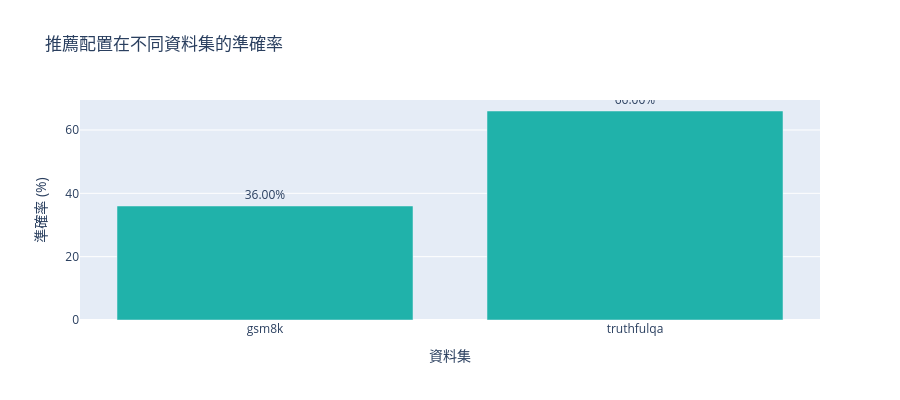

The notebook cell this image was saved under:
### Markdown cell above
## 11. 視覺化 6：每個資料集的詳細結果

### Code cell
# 顯示推薦配置在各資料集的表現
recommended = summary.get('recommended', {})

if recommended and 'per_dataset' in recommended:
    per_dataset = recommended['per_dataset']
    
    # 準備資料
    dataset_results = []
    for dataset, metrics in per_dataset.items():
        dataset_results.append({
            '資料集': dataset,
            '準確率': f"{metrics.get('accuracy', 0)*100:.2f}%",
            'GPU峰值(MB)': f"{metrics.get('gpu_peak_mb', 0):.0f}",
            '樣本數': metrics.get('num_samples', 'N/A'),
            '正確數': metrics.get('correct', 'N/A'),
            '平均延遲(ms)': f"{metrics.get('avg_latency_ms', 0):.2f}",
            '吞吐量': f"{metrics.get('throughput_tokens_per_sec', 0):.0f}"
        })
    
    df_datasets = pd.DataFrame(dataset_results)
    
    print("\n=== 推薦配置在各資料集的表現 ===")
    display(df_datasets)
    
    # 視覺化
    accuracies = [float(r['準確率'].replace('%', '')) for r in dataset_results]
    datasets = [r['資料集'] for r in dataset_results]
    
    fig = go.Figure()
    fig.add_trace(go.Bar(
        x=datasets,
        y=accuracies,
        text=[f"{a:.2f}%" for a in accuracies],
        textposition='outside',
        marker_color='lightseagreen'
    ))
    
    fig.update_layout(
        title='推薦配置在不同資料集的準確率',
        xaxis_title='資料集',
        yaxis_title='準確率 (%)',
        height=400
    )
    
    fig.show()
else:
    print("\n未找到各資料集的詳細結果")

### Figure 1 — Plotly figure (JSON) as saved in the notebook; plotly's stock layout.template omitted (floating-point values rounded to 4 significant figures)
{"data": [{"marker": {"color": "lightseagreen"}, "text": ["36.00%", "66.00%"], "textposition": "outside", "type": "bar", "x": ["gsm8k", "truthfulqa"], "y": [36, 66]}], "layout": {"height": 400, "title": {"text": "推薦配置在不同資料集的準確率"}, "xaxis": {"title": {"text": "資料集"}}, "yaxis": {"title": {"text": "準確率 (%)"}}}}
